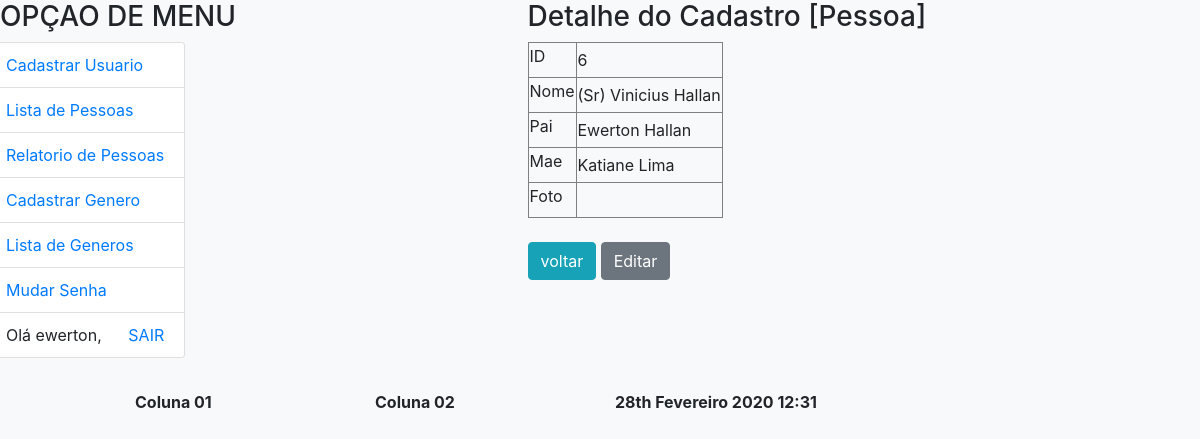
Before: /pessoa/id/6/ (signed in) with the older database file.
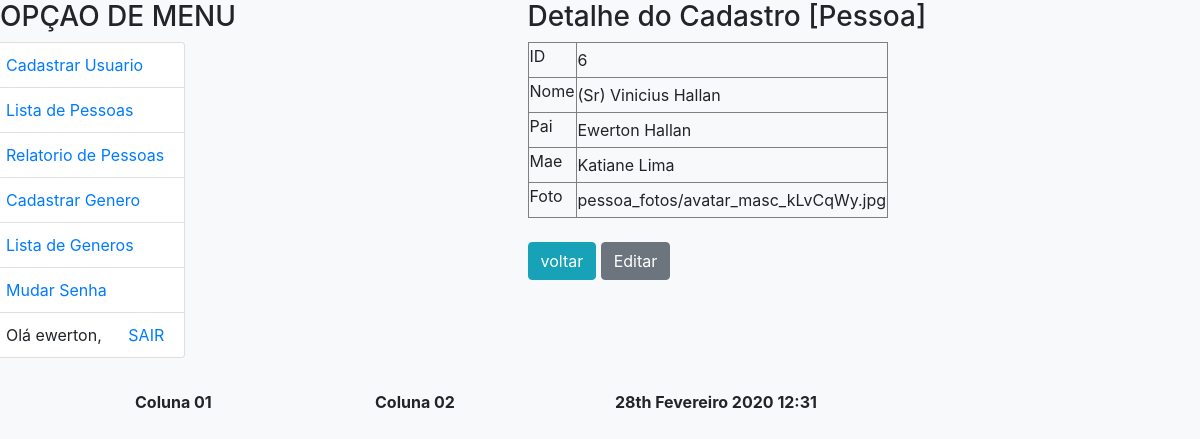
After: the same page with the newer database file.
### pessoa/models.py (models this page shows, shortened)
class Pessoa(models.Model):
    nome=models.CharField(
        max_length=100,
        null=False,
        blank=False,
        help_text='Escreva aqui o seu nome completo',
        verbose_name='Nome Completo',
        error_messages={
            'null':'Valor nulo nao permitido',
            'blank': 'Valor vazio',
        }
    )
    genero=models.ForeignKey(Genero)
    rg=models.IntegerField(
        help_text='Escreva aqui somente os numeros do RG',
        verbose_name='Número do RG',
        unique=True,
    )
    cpf=models.CharField(
        max_length=15,
        help_text='Escreva aqui somente os numeros do CPF',
        verbose_name='Número do CPF',
        unique=True,
        db_index=True,
    )
    estadocivil=models.CharField(
        max_length=20,
        choices=[
            ('S','Solteiro'),
            ('C','Casado'),
            ('V','Viúvo'),
            ('D','Desquitado'),
            ('U','União Estável'),
        ],
        error_messages={
            'invalid_choice':'Valor nao permitido',
        },
        default='S',
        db_index=True,
        verbose_name='Estado Cívil',
    )
    pai=models.CharField(
        max_length=100,
        help_text='Escreva aqui nome completo do seu pai',
        verbose_name='Nome do Pai',
    )
    mae=models.CharField(
        max_length=100,
        help_text='Escreva aqui nome completo do sua mae',
        verbose_name='Nome da Mãe',
    )
    email=models.CharField(
        max_length=200,
        help_text='Escreva aqui o seu e-mail',
        verbose_name='E-Mail',
    )
    telefone=models.CharField(
        max_length=15,
        help_text='Escreva aqui o numero de seu telefone (xx) 99999-9999',
        verbose_name='Telefone',
    )
    idade=models.IntegerField(
        default=0,
        help_text='Coloque aqui sua idade',
        validators=[validate_even],
        verbose_name='Idade',
    )
    foto=models.ImageField(
        upload_to='pessoa_fotos/',
        default='pessoa_fotos/none.jpg',
        blank=True,
        null=True,
        help_text = 'Escolha uma foto para o seu perfil',
        verbose_name = 'Foto',
    )
    dt_log=models.DateField(
        auto_now=True,
        editable=False,
        verbose_name='Dt Criação',
    )
    def getPronomeTratamento (self):
        sx = str(self.genero)[0].upper()
        if sx == 'M':
            ptr = 'Sr'
        elif sx == 'F':
            ptr = 'Sra'
        else:
            ptr = ''
        return ptr
    class Meta:
        ordering = ['nome', 'idade']
        verbose_name = 'pessoa'
        verbose_name_plural = 'pessoas'

### pessoa/views.py (the view)
# urls.py: url(r'^id/(?P<p_id>[0-9]{,2})/$', views.pessoa_id, name='Detalhe_ID'),
@login_required(login_url='/login/')
@permission_required('pessoa.change_pessoa',login_url='/pessoa/permission_error/')
def pessoa_id(request, p_id):
    pessoas = Pessoa.objects.select_related().get(id=p_id)
    contexto = {'detalhe':pessoas}
    contexto['pronome'] = pessoas.getPronomeTratamento()
    return render(request, 'pessoa/pessoa_id.html', contexto)

### pessoa/models.py (called while the page is built)
    def __str__(self):
        return self.descricao

### pessoa/templates/pessoa/pessoa_id.html
{% extends 'pessoa/base.html' %}
{% block main %}
    {% if detalhe %}
      <h3 class="teste">Detalhe do Cadastro [Pessoa]</h3>
      <table border="1">
          <tr>
              <td><label>ID</label></td>
              <td>{{ detalhe.id }}</td>
          </tr>
          <tr>
              <td><label>Nome</label></td>
              <td>
                  ({{ pronome }}) {{ detalhe.nome }}
              </td>
          </tr>
          <tr>
              <td><label>Pai</label></td>
              <td>{{ detalhe.pai }}</td>
          </tr>
          <tr>
              <td><label>Mae</label></td>
              <td>{{ detalhe.mae }}</td>
          </tr>
          <tr>
              <td><label>Foto</label></td>
              <td>{{ detalhe.foto }}</td>
          </tr>
      </table>
      <br>
    {% else %}
       <p>nenhum dado foi localizado</p>
    {% endif %}
    <button class="btn btn-info" onclick="window.history.go(-1); return false;">voltar</button>
    <button class="btn btn-secondary" onclick="olaMundo()">Editar</button>
{% endblock%}

Changed rows visible on the page:
changed Pessoa "Vinicius Hallan": foto (not shown) → "pessoa_fotos/avatar_masc_kLvCqWy.jpg"
